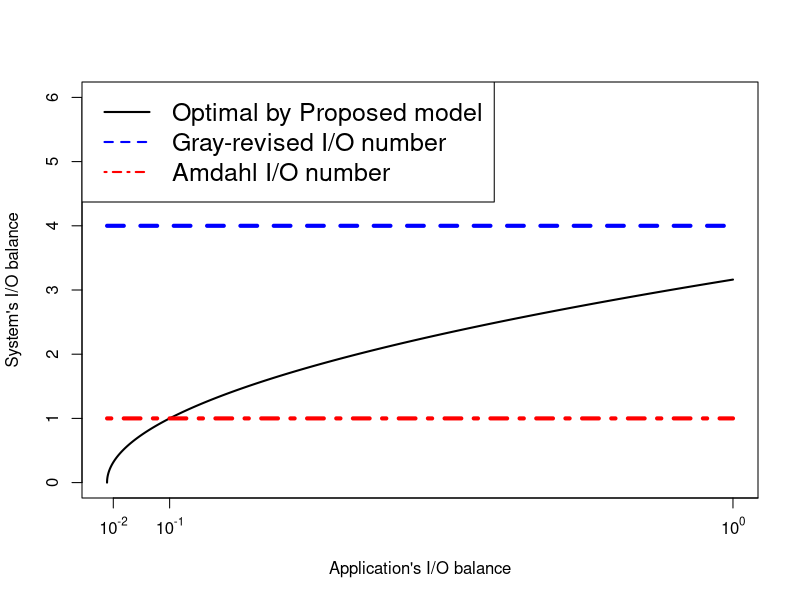

Source code (R):
pdf("//Users/arghyakusumdas/Documents/MyGitProjects/MyIeeeAccessPaper/IEEEtran/IEEEtran/Figures/ModelFigures/beta_mem.pdf")
d <- 0.1

x <- seq(0, 1, by=.0001)

y <- sqrt(x/d)
plot(x, y, col='black', lwd=2, lty=1, type="l", xaxt="n", xlim=c(0, 1), ylim=c(0,6),
xlab="Application's I/O balance",
ylab="System's I/O balance")
ticks <- seq(-2, 2, by=1)
labels <- sapply(ticks, function(i) as.expression(bquote(10^ .(i))))
axis(1, at=c(0.01, 0.1, 1, 10, 100), labels=labels)

y <- 4/x*x
lines(x, y=y, lwd=4, col="blue", lty=2)

y <- 1/x*x
lines(x, y=y, lwd=4, col="red", lty=4)

legend("topleft", c("Optimal by Proposed model", "Gray-revised I/O number", "Amdahl I/O number"), col=c("black","blue","red"), lwd=c(2,2), lty=c(1,2,4), cex=1.5)
